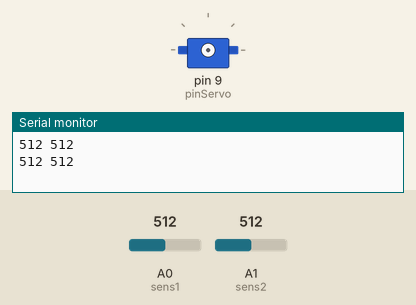
A sketch run on a simulated Arduino Uno, built with avr-gcc and run on an emulated ATmega328P. Parts: servo, the last lines printed to the serial monitor. Wiring (inferred from the names in the program): servo: signal pin 9. The test bench sets the inputs (shaded band); at power-on: A0 (sens1) = 512, A1 (sens2) = 512. Servo pulses on a pin are drawn as a servo (544–2400 µs = 0–180°).

Above: at 3.2 s.
3.3 s: A0 (sens1) set to 527
At 5.6 s:
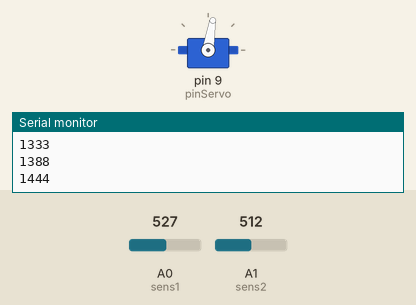
6.8 s: A1 (sens2) set to 522
At 7.6 s:
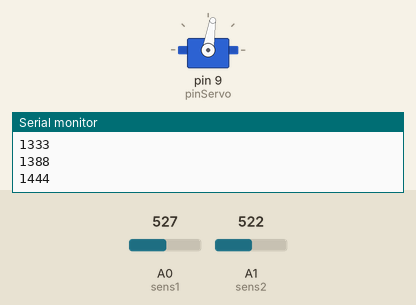
8.3 s: A0 (sens1) set to 511
At 11.7 s:
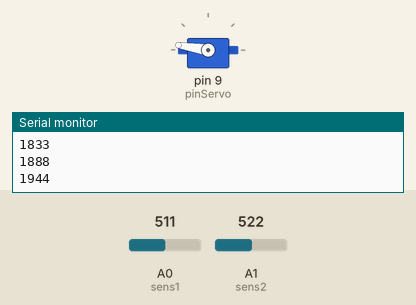
11.8 s: A1 (sens2) set to 511
At 12.5 s:
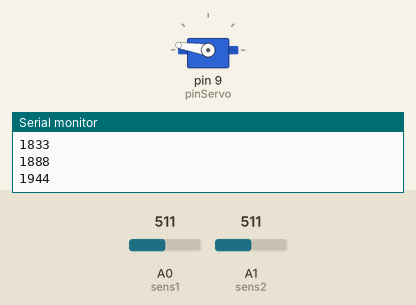
Timing chart, 0 to 14.3 s (numbered marks = the images above; inputs shaded):
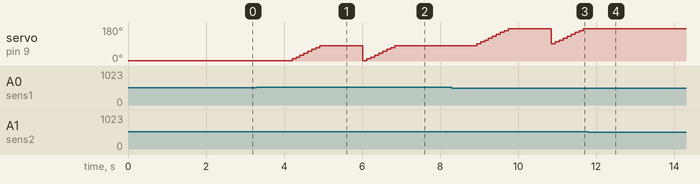

Measured:
- the behaviour switches between 517 and 518 on A0 (sens1) (found by bisection; images 0 and 1)
- after the input at 3.3 s, servo on pin 9 (pinServo): 1° → 11° after 0.90 s, → 21° 0.10 s later, → 31° 0.10 s later, → 41° 0.10 s later, … (16 changes in this stretch)
- after the input at 6.8 s, servo on pin 9 (pinServo): goes on until 6.8 s, then stays 81°
- after the input at 8.3 s, servo on pin 9 (pinServo): 81° → 91° after 0.63 s, → 101° 0.10 s later, → 111° 0.10 s later, → 121° 0.10 s later, … (18 changes in this stretch)
- after the input at 11.8 s, servo on pin 9 (pinServo): stops changing and stays 171°

The sketch:

solarTracker.ino
```cpp
//#include <Servo.h>

//Servo myservo;
int pos = 0;   // initial position
int sens1 = A0; // LRD 1 pin
int sens2 = A1; //LDR 2 pin
int tolerance = 5;
int positionMax=3;
int posRetour = 10;

int periode=20000;// période entre chaque début d'impulsion en microsecondes

int pinServo=9; // variable pour le pin connecté à la commande du servo
int angle =0;

void setup() {
  Serial.begin(9600);
  pinMode(pinServo,OUTPUT);// on prépare le pin en mode OUTPUT
  digitalWrite(pinServo,LOW); // on l'initialise à l'état bas
  Serial.begin(9600);
  //myservo.attach(9);  // attaches the servo on pin 9 to the servo object
  pinMode(sens1, INPUT);
  pinMode(sens2, INPUT);
  //myservo.write(pos);
  delay(2000); // a 2 seconds delay while we position the solar panel
}

void loop()
{
  int val1 = analogRead(sens1); // read the value of sensor 1
  int val2 = analogRead(sens2); // read the value of sensor 2
  Serial.print(val1);
  Serial.print(" ");
  Serial.println(val2);
  if((abs(val1 - val2) <= tolerance) || (abs(val2 - val1) <= tolerance)) {

  } else {
    if(val1 > val2)
    {
      //if(pos < positionMax)
        avancerParPas(10);
//      else{
//        Serial.print("valeur maximale avancee atteinte");
//      }
    }
    if(val1 < val2)
    {
      //if(posRetour > positionMax)
        reculerParPas(10);
//       else{
//        Serial.print("valeur maximale reculee atteinte");
//      }
     // pos = ++pos;
    }
  }


  delay(1000);
}

void setAngle(int a){

  int duree=map(a,0,180,1000,2000);// on transforme l'angle en microsecondes et on stocke dans la variable duree
  Serial.println(duree);
  delay(100);
  digitalWrite(pinServo,HIGH);
  delayMicroseconds(duree);
  digitalWrite(pinServo,LOW);

}

void avancerParPas(int pas){
  while(angle < 90){
    setAngle(angle);
    angle+=pas;
  }
  angle=0;
  pos++;
  posRetour++;
  //
}

void reculerParPas(int pas){
  angle=90;
  while(angle < 180){
    setAngle(angle);
    angle+=pas;
  }
  angle =0;
  posRetour = posRetour == 0 ? 0 : posRetour--;
  pos = pos == 0 ? 0 : pos--;
}
```
